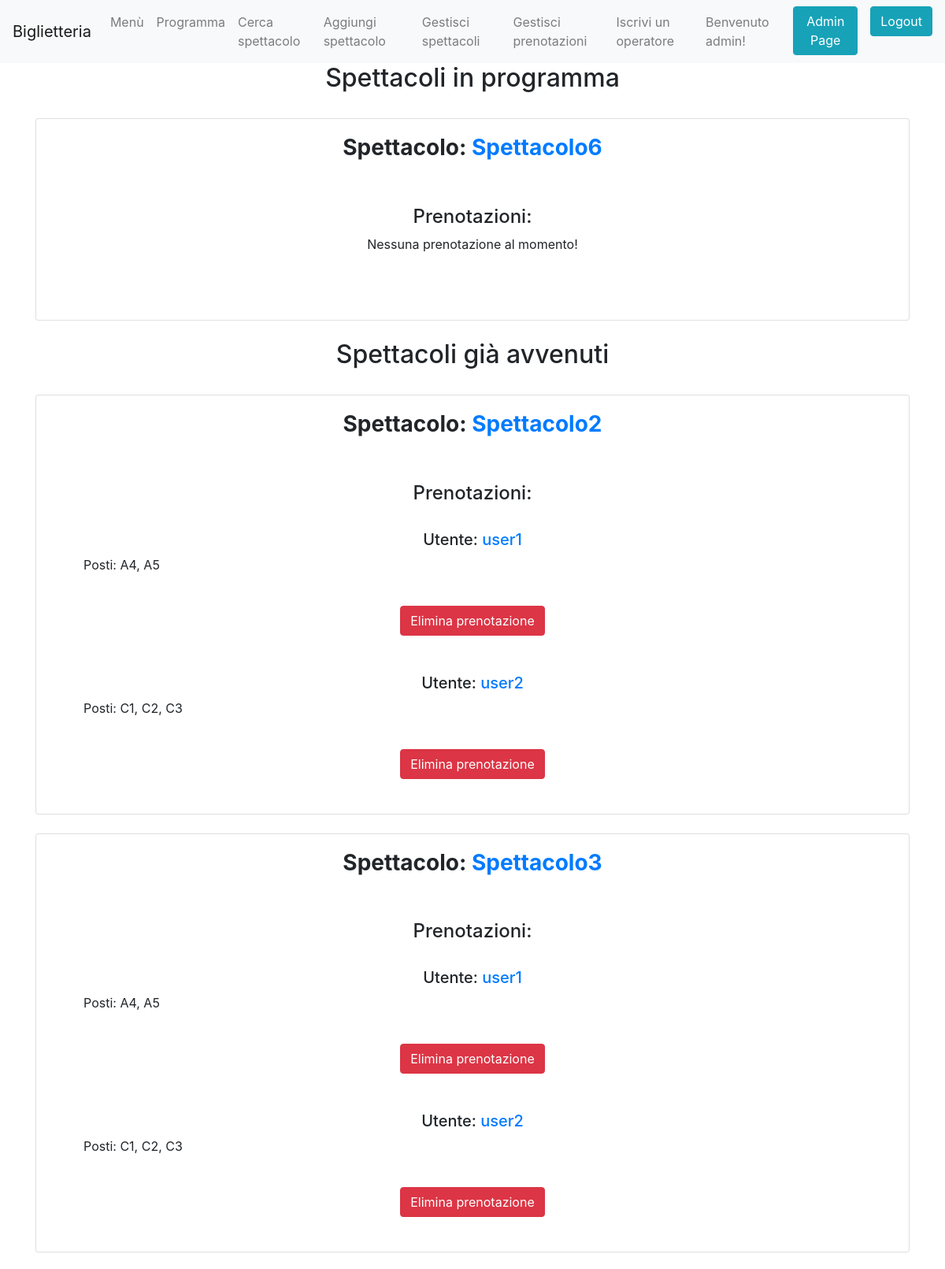
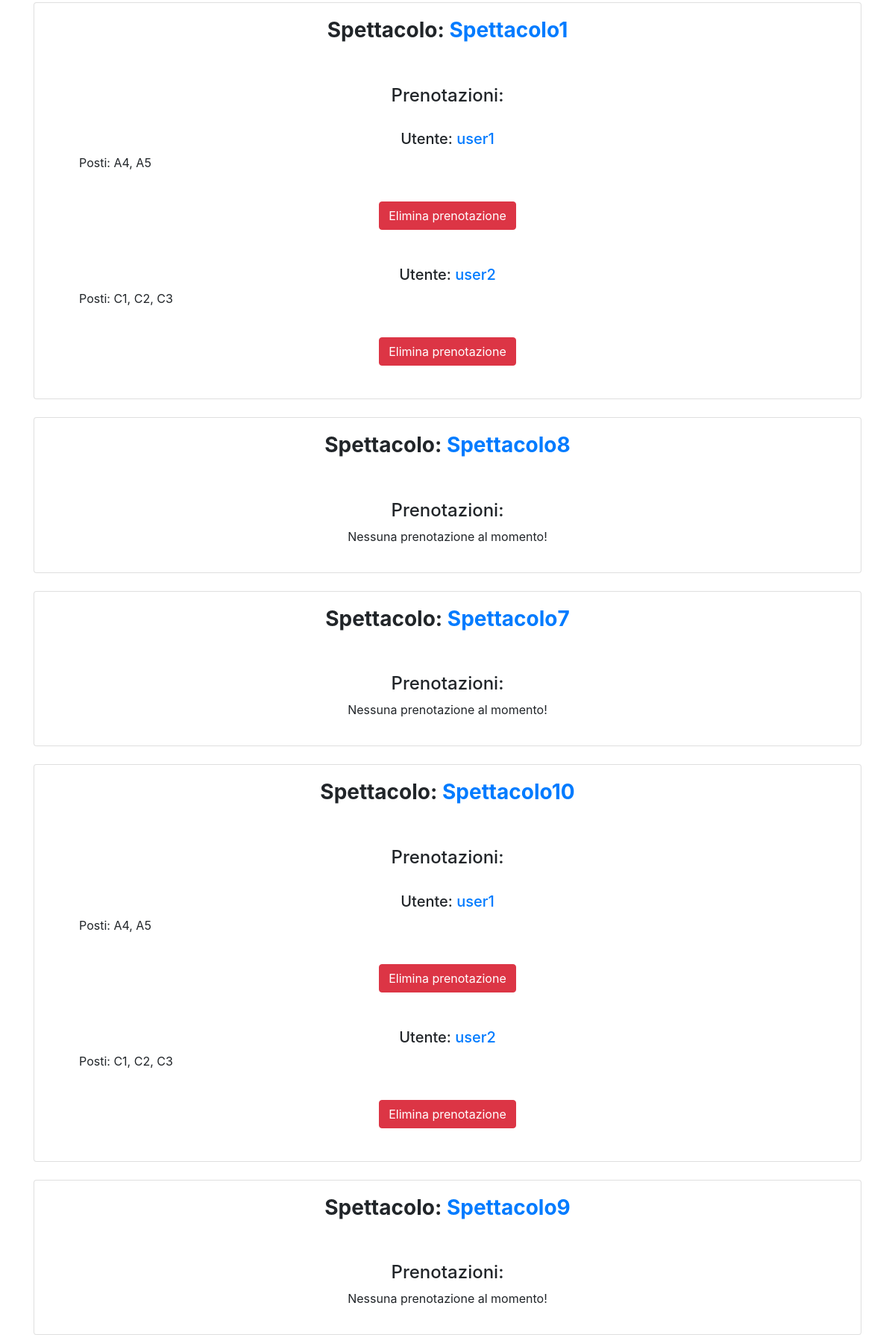
/gestione/prenotazionispettacoli/ (signed in, upper part), run on the app's committed database (2 pictures, top to bottom).
### gestione/models.py (models this page shows, shortened)
class Show(models.Model):
    title = models.CharField(max_length=100)
    type = models.CharField(max_length=50)
    company = models.CharField(max_length=100)
    date = models.DateField(default=None, null=True, blank=True)
    hour = models.TimeField(default="21:00", null=True, blank=True)
    cover = models.ImageField(upload_to="gestione/covers", default="gestione/covers/default.png")
    seats = models.JSONField(default=dict)
    seat_rows = models.IntegerField(default=15, validators=[
        MinValueValidator(1),
        MaxValueValidator(26),
    ])
    seat_cols = models.IntegerField(default=20, validators=[
        MinValueValidator(1)
    ])
    seat_palco_rows = models.IntegerField(default=5, validators=[
        MinValueValidator(1),
        MaxValueValidator(26),
    ])
    score = models.IntegerField(default=0)

class Booking(models.Model):
    show = models.ForeignKey(Show,on_delete=models.CASCADE, related_name='bookings')
    user = models.ForeignKey(User,on_delete=models.CASCADE, blank=True, null=True, default=None, related_name='bookings')
    seats = models.JSONField(default=list)
    def get_seats(self):
        retval = ""
        l = sorted(self.seats)
        for s in l:
            retval += str(s[0]) + str(s[1] + 1) + ", "
        return retval[:-2]
    class Meta:
        unique_together = (('show', 'user'))

### gestione/views.py (the view)
# urls.py: path("prenotazionispettacoli/", all_bookings_list, name="all_bookings_list"),
@user_passes_test(is_manager)
def all_bookings_list(request):
    ctx = {
        "upcoming_shows" : Show.objects.all().filter(date__gte=timezone.now()).order_by('date'),
        "old_shows" : Show.objects.all().filter(date__lt=timezone.now()).order_by('-date'),
        "num_bookings" : Booking.objects.all().count() > 0
    }
    return render(request, template_name="gestione/all_bookings.html", context=ctx)

### gestione/views.py (called while the page is built)
def is_manager(user):
    ret = user.groups.filter(name="Operatori").exists() or user.is_staff
    return ret

### gestione/templates/gestione/all_bookings.html (shortened to what this page needs)
{% extends 'basebs.html' %}
{% block content %}
    {% if num_bookings %}
        <h2> Spettacoli in programma </h2>
        {% for s in upcoming_shows %}
            <br>
            <div class="card">
              <div class="card-body align-left">
                <h3 class="card-title-center"><b>Spettacolo: <a href="{% url "gestione:show_detail" s.pk %}">{{ s.title }}</a></b></h3>
                <br>
                <br>
                  <h4> Prenotazioni: </h4>
                    {% if s.bookings.all.count == 0 %}
                        <p>Nessuna prenotazione al momento!</p>
                    {% endif %}
                  <br>
                  <br>
              </div>
            </div>
        {% endfor %}
        <br>
        <h2>Spettacoli già avvenuti</h2>
        {% for s in old_shows %}
            <br>
            <div class="card">
              <div class="card-body align-left">
                <h3 class="card-title-center"><b>Spettacolo: <a href="{% url "gestione:show_detail" s.pk %}">{{ s.title }}</a></b></h3>
                  <br>
                  <br>
                  <h4> Prenotazioni: </h4>
                    {% if s.bookings.all.count == 0 %}
                        <p>Nessuna prenotazione al momento!</p>
                    {% endif %}
                  {% for b in s.bookings.all %}
                      <br>
                      <h5>Utente: <a href="{% url "gestione:user_booking_list" b.user.pk %}">{{ b.user }}</a> </h5>
                    <div class="card-text text-left">
                      <ul> Posti: {{ b.get_seats }} </ul>
                      <br>
                    </div>
                      <a href="{% url 'gestione:delete_booking' b.pk %}" class="btn btn-danger align-center">Elimina prenotazione</a>
                      <br>
                      <br>
                  {% endfor %}
              </div>
            </div>
        {% endfor %}
        <br>
        <br>
    {% else %}
        <h2>Nessuna prenotazione effettuata!</h2>
    {% endif %}
{% endblock %}

### templates/basebs.html (shortened to what this page needs)
<!DOCTYPE html>
<html lang="en">
<head>
    {% block head %}
  <link rel="stylesheet" href="https://cdn.jsdelivr.net/npm/bootstrap@4.6.1/dist/css/bootstrap.min.css">
  {% endblock %}
  {% load crispy_forms_tags %}
</head>
<body>
<nav class="navbar navbar-expand-sm bg-light navbar-light fixed-top">
    {% block navbar %}
    <a class="navbar-brand" href="{% url 'home' %}">Biglietteria</a>
    <div class="collapse navbar-collapse" id="collapsibleNavbar">
    <ul class="navbar-nav">
        <li class="nav-item">
          <a class="nav-link" href="{% url 'gestione:home' %}">Menù</a>
        </li>
        <li class="nav-item">
         <a class="nav-link" href="{% url 'gestione:scheduled_show' %}">Programma</a>
        </li>
        <li class="nav-item">
          <a class="nav-link" href="{% url 'gestione:find_show' %}">Cerca spettacolo</a>
        </li>
        {% if "Operatori" in user.groups.all.0.name or user.is_staff %}
            <li class="nav-item">
                <a class="nav-link" href="{% url 'gestione:create_show' %}">Aggiungi spettacolo</a>
            </li>
            <li class="nav-item">
                <a class="nav-link" href="{% url 'gestione:show_list' %}">Gestisci spettacoli</a>
            </li>
            <li class="nav-item">
                <a class="nav-link" href="{% url 'gestione:all_bookings_list' %}">Gestisci prenotazioni</a>
            </li>
        {% endif %}
        {% if user.is_staff %}
            <li class="nav-item">
                <a class="nav-link" href="{% url 'registerop' %}">Iscrivi un operatore</a>
            </li>
        {% endif %}
      </ul>
    <ul class="navbar-nav ml-auto">
          {% if user.is_authenticated %}
          <li class="nav-item mr-3">
            <span class="navbar-text">
                Benvenuto {{user.username}}!
            </span>
          </li>
          {% if user.is_staff %}
          <li class="nav-item">
            <li class="nav-item mr-3">
                <a class="btn btn-info" href="/admin/">Admin Page</a>
              </li>
          </li>
          {% endif %}
          <li class="nav-item">
            <form id="logout-form" method="post" action="{% url 'logout' %}">
                <button type="submit" class="btn btn-info">Logout</button>
            </form>
          </li>
          {% endif %}
        </ul>
    </div>
    {% endblock %}
</nav>
  <div class="container" style="margin-top:80px">
      <div class="col-sm-22">
        <center>
        {% block content %}
        {% endblock %}
        <br>
        </center>
      </div>
  </div>
  </body>
  </html>

### data on the page
Show: title "Spettacolo6", shows "Nessuna prenotazione al momento!"
Show: title "Spettacolo2"
Booking: user "user1", get_seats "A4, A5"
Booking: user "user2", get_seats "C1, C2, C3"
Show: title "Spettacolo3"
Booking: user "user1", get_seats "A4, A5"
Booking: user "user2", get_seats "C1, C2, C3"
Show: title "Spettacolo1"
Booking: user "user1", get_seats "A4, A5"
Booking: user "user2", get_seats "C1, C2, C3"
Show: title "Spettacolo8", shows "Nessuna prenotazione al momento!"
Show: title "Spettacolo7", shows "Nessuna prenotazione al momento!"
Show: title "Spettacolo10"
Booking: user "user1", get_seats "A4, A5"
Booking: user "user2", get_seats "C1, C2, C3"
Show: title "Spettacolo9", shows "Nessuna prenotazione al momento!"

### other printed values
{{ user.username }} "admin"
